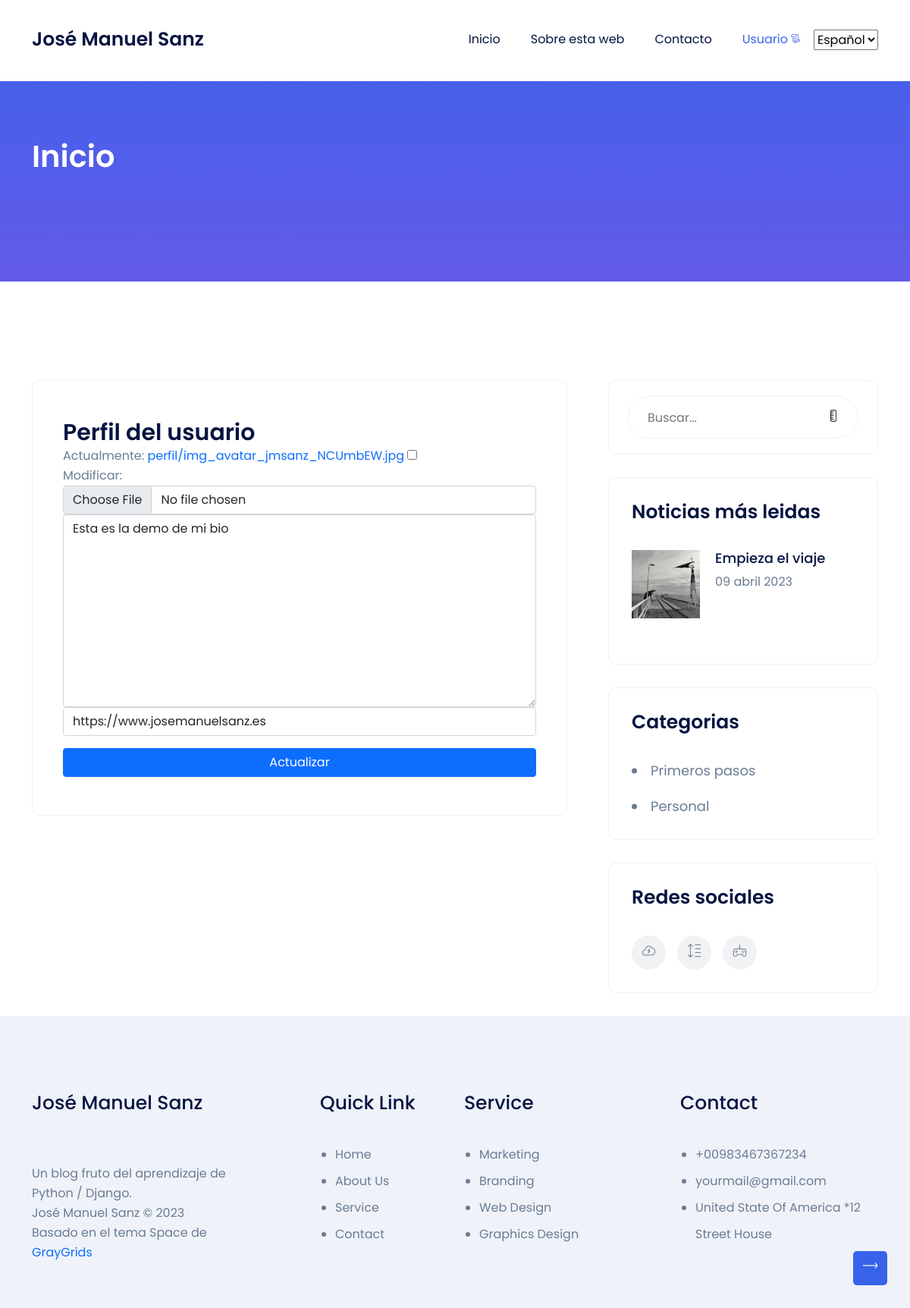
/usuarios/perfil/ (signed in), run on the app's committed database.
### core/models.py (models this page shows, shortened)
class Pagina(models.Model):
    titulo = models.CharField(max_length=250)
    subtitulo = models.CharField(max_length=250)
    id = models.AutoField(primary_key=True)
    slug = models.SlugField(unique=True, default=0)
    contenido = RichTextField()
    imagen = models.ImageField(upload_to='paginas')
    fecha_creacion = models.DateTimeField(auto_now_add=True) # Se añade la hora de forma automática cuando se crea el registro
    fecha_actualizacion = models.DateTimeField(auto_now=True) # Se añade la hora de forma automática al actualizarse el campo
    class Meta:
        verbose_name = "pagina"
        verbose_name_plural = "paginas"
        ordering = ["-fecha_creacion"] # Ordena por defecto de mas antiguo a mas nuevo, con (-NombreCampo), cambia a la inversa

### registration/models.py (models this page shows)
class Perfil(models.Model):
    user = models.OneToOneField(User, on_delete=models.CASCADE)
    avatar = models.ImageField(upload_to="perfil", null=True, blank=True) # Es un campo optativo
    bio = models.TextField(null=True, blank=True) # Es un campo optativo
    link = models.URLField(max_length=200, null=True, blank=True) # Es un campo optativo

### blog/models.py (models this page shows, shortened)
class Blog(models.Model):
    id = models.AutoField(primary_key=True)
    titulo = models.CharField(max_length=250)
    slug = models.SlugField(unique=True, default=0)
    subtitulo = models.CharField(max_length=250)
    contenido = RichTextField()
    imagen = models.ImageField(upload_to='blog')
    fecha_creacion = models.DateTimeField(auto_now_add=True) # Se añade la hora de forma automática cuando se crea el registro
    fecha_actualizacion = models.DateTimeField(auto_now=True) # Se añade la hora de forma automática al actualizarse el campo
    autor = models.ForeignKey(Autor, on_delete=models.CASCADE, related_name='blogs')
    num_visitas = models.PositiveIntegerField(default=0) # Nuevo campo para contabilizar el número de visitas
    categorias = models.ManyToManyField(Categoria, related_name=_('categorias'))
    class Meta:
        verbose_name = "noticia"
        verbose_name_plural = "noticias"
        ordering = ["-fecha_creacion"] # Ordena por defecto de mas antiguo a mas nuevo, con (-NombreCampo), cambia a la inversa

class Categoria(models.Model):
    nombre = models.CharField(max_length=100)
    slug = models.SlugField(unique=True, default=0)

### registration/views.py (the view)
# urls.py: path('perfil/', PerfilUpdate.as_view(), name="perfil"),
@method_decorator(login_required,name="dispatch")
class PerfilUpdate(UpdateView):
    model = Perfil
    fields = ["avatar","bio","link"]
    success_url = reverse_lazy('perfil')
    template_name = 'registration/perfil_usuario.html'
    def get_form(self, form_class=None):
        form = super(PerfilUpdate, self).get_form()
        form.fields['avatar'].widget.attrs.update({'class':'form-control', 'placeholder':'Avatar'})
        form.fields['bio'].widget.attrs.update({'class':'form-control', 'placeholder':'BIO'})
        form.fields['link'].widget.attrs.update({'class':'form-control', 'placeholder':'URL'})
        return form
    def get_object(self):
        perfil, create = Perfil.objects.get_or_create(user=self.request.user)
        return perfil

### blog/utils.py (called while the page is built)
def mas_leidas():
    return Blog.objects.all().order_by('-num_visitas')[:3]

def lista_categorias():
   return Categoria.objects.all()

### core/utils.py (called while the page is built)
def obtener_paginas():
    return Pagina.objects.all()

### core/views.py (called while the page is built)
def paginas_context(request):
    return {'paginas': obtener_paginas()}

def noticias_context(request):
    return {'mas_leidas': mas_leidas()}

def categorias_context(request):
    return {'categorias': lista_categorias()}

### registration/templates/registration/perfil_usuario.html (shortened to what this page needs)
{% extends 'core/base.html' %}
{% load i18n %}
{% block content %}
<section class="blog-section pt-130">
    <div class="container">
        <div class="row">
            <div class="col-xl-8 col-lg-7">
                <div class="left-side-wrapper mb-60">
                    <div class="single-blog blog-style-2 mb-60 wow fadeInUp">
                        <div class="comment-form-wrapper ms-0">
                            <h3>Perfil del usuario</h3>
                            <form action="" method="post" enctype="multipart/form-data">
                                {{form.as_p}}
                                    <input type="submit" class="btn btn-primary btn-block mt-3" value="Actualizar">
                                  </div>
                                </div>
                        </div>
                    </div>
{% endblock%}

### core/templates/core/base.html (shortened to what this page needs)
<!doctype html>
<html lang="es">
<head>
    {% load static %}
    {% load i18n %}
    <link rel="stylesheet" href="https://cdn.jsdelivr.net/npm/bootstrap@4.0.0/dist/css/bootstrap.min.css">
    <link rel="stylesheet" href="{% static 'core/assets/css/LineIcons.2.0.css' %}">
    <link rel="stylesheet" href="{% static 'core/assets/css/animate.css' %}">
    <link rel="stylesheet" href="{% static 'core/assets/css/tiny-slider.css' %}">
    <link rel="stylesheet" href="{% static 'core/assets/css/glightbox.min.css' %}">
    <link rel="stylesheet" href="{% static 'core/assets/css/bootstrap-5.0.0-beta1.min.css' %}">
    <link rel="stylesheet" href="{% static 'core/assets/css/main.css' %}">
</head>
<body>
    <header class="header navbar-area">
        <div class="container">
            <div class="row align-items-center">
                <div class="col-lg-12">
                    <nav class="navbar navbar-expand-lg">
                        <a class="navbar-brand" href="{% url 'home' %}">
                            <h4>José Manuel Sanz</h4>
                        </a>
                        <div class="navbar-collapse sub-menu-bar collapse" id="navbarSupportedContent" >
                        <ul id="nav" class="navbar-nav ms-auto">
                        <li class="nav-item">
                        <a href="{% url 'home' %}">{% trans "Inicio" %}</a>
                        </li>
                         {% for pagina in paginas %}
                         <li class="nav-item"><a href="/pagina/{{pagina.slug}}/">{{ pagina.titulo }}</a></li>
                         {% endfor %}
                        <li class="nav-item">
                        <a  href="{% url 'contacto' %}">{% trans "Contacto" %}</a>
                        </li>
                        <li class="nav-item">
                            <a class="page-scroll dd-menu active collapsed" href="javascript:void(0)" data-bs-toggle="collapse" data-bs-target="#submenu-1-1" aria-controls="navbarSupportedContent" aria-expanded="false" aria-label="Toggle navigation">Usuario</a>
                        </li>
                        </ul>
                        {% get_current_language as LANGUAGE_CODE %}
                        {% get_available_languages as LANGUAGES %}
                        <select id="language-selector" onchange="location.href=this.value;">
                            {% for lang_code, lang_name in LANGUAGES %}
                                <option value="{% url 'change_language' lang_code %}" {% if lang_code == LANGUAGE_CODE %}selected{% endif %}>{{ lang_name }}</option>
                            {% endfor %}
                        </select>
                        </div>
                        </nav>
                </div>
            </div>
        </div>
    </header>
    <section class="page-banner-section pt-75 pb-75 img-bg"
        style="background-image:url({% static 'core/assets/img/bg/common-bg.svg' %})">
        <div class="container">
            <div class="row">
                <div class="col-xl-12">
                    <div class="banner-content">
                        {% if noticia %}
                        <h2 class="titular_en_breadcrumb">{{ noticia.titulo }}</h2>
                        <h3 class="titular_en_breadcrumb">{{ noticia.subtitulo}}</h3>
                        <div class=meta-information>
                            <p class="meta-info titular_en_breadcrumb"><br>
                                {% trans "Autor" %}: Por {{noticia.autor}} | {{noticia.fecha_creacion|date:"d \ F \ Y" }}
                            </p>
                            <p class="titular_en_breadcrumb">{% trans "Categorias" %}:
                                <a href="javascript:void(0)">
                                {% for categoria in noticia.categorias.all %}
                                 <a class="titular_en_breadcrumb" href="/categoria/{{categoria.slug}}/">{{ categoria.nombre }}</a>{% if not forloop.last %}, {% endif %}
                                {% endfor %}
                                 </a>
                            </p>
                        </div>
                        {% elif pagina %}
                        <h2 class="titular_en_breadcrumb">{{ pagina.titulo }}</h2>
                        <h3 class="titular_en_breadcrumb">{{ pagina.subtitulo }}</h3>
                        {% elif categoria %}
                        <h3 class="titular_en_breadcrumb">{% trans "Noticias de la categoria:" %} {{ categoria.nombre}}</h3>
                        {% elif resultados %}
                        <h3 class="titular_en_breadcrumb">{% trans "Resultados de la busqueda" %}</h3>
                        {% elif contacto %}
                        <h3 class="titular_en_breadcrumb">{% trans "Formulario de contacto" %}</h3>
                        {% elif login %}
                        <h3 class="titular_en_breadcrumb">{% trans "Inicio de sesión" %}</h3>
                        {% else %}
                        <h2 class="titular_en_breadcrumb">{% trans "Inicio" %}</h2>
                        {% endif %}
                        <div class="page-breadcrumb">
                            <nav aria-label="breadcrumb">
                                <ol class="breadcrumb">
                                </ol>
                            </nav>
                        </div>
                    </div>
                </div>
            </div>
        </div>
    </section>
    {% block content %}
    {% endblock %}
    {% if not contacto %}
    <div class="col-xl-4 col-lg-5">
        <div class="sidebar-wrapper">
            <div class="sidebar-box search-form-box mb-30">
                <form action="{% url 'buscar_noticias' %}" method="POST" class="search-form">
                    <input type="text" name="cadena" placeholder='{% trans "Buscar..." %}'>
                    <button type="submit"><i class="lni lni-search-alt"></i></button>
                </form>
            </div>
            <div class="sidebar-box recent-blog-box mb-30">
                <h4>{% trans "Noticias más leidas" %}</h4>
                <div class="recent-blog-items">
                    {% for noticia in mas_leidas %}
                    <div class="recent-blog mb-30">
                        <div class="recent-blog-img">
                            <img src="{{noticia.imagen.url}}" alt="#">
                        </div>
                        <div class="recent-blog-content">
                            <h5><a href="/blog/{{noticia.slug}}">{{ noticia.titulo }}</a></h5>
                            <span class="date">{{ noticia.fecha_creacion | date:"d \ F \ Y" }}</span>
                        </div>
                    </div>
                    {% endfor %}
                </div>
            </div>
            <div class="sidebar-box catagories-box mb-30">
                <h4>{% trans "Categorias" %}</h4>
                <ul>
                    {% for categoria in categorias %}
                    <li>
                        <a href="/categoria/{{categoria.slug}}/">
                            <span>{{ categoria.nombre}}</span>
                        </a>
                    </li>
                    {% endfor %}
                </ul>
            </div>
            <div class="sidebar-box mb-30">
                <h4>{% trans "Redes sociales" %}</h4>
                <div class="footer-social-links">
                    <ul class="d-flex justify-content-start">
                        <li><a href="https://twitter.com/jmsanzprieto"><i class="lni lni-twitter-filled"></i></a></li>
                        <li><a href="https://www.linkedin.com/in/josemanuelsanzprieto/"><i class="lni lni-linkedin-original"></i></a></li>
                        <li><a href="https://github.com/jmsanzprieto/"><i class="lni lni-github-original"></i></a></li>
                    </ul>
                </div>
            </div>
            {% endif %}
        </div>
    </div>
    </div>
    </div>
    </section>
    <footer class="footer pt-100">
        <div class="container">
            <div class="row">
                <div class="col-xl-3 col-lg-4 col-md-6">
                    <div class="footer-widget mb-60 wow fadeInLeft">
                        <a href="{% url 'home' %}" class="logo mb-30"><h4>José Manuel Sanz</h4></a>
                    </div>
                </div>
                <div class="col-xl-2 offset-xl-1 col-lg-2 col-md-6">
                    <div class="footer-widget mb-60 wow fadeInUp">
                        <h4>Quick Link</h4>
                        <ul class="footer-links">
                            <li>
                                <a href="javascript:void(0)">Home</a>
                            </li>
                            <li>
                                <a href="javascript:void(0)">About Us</a>
                            </li>
                            <li>
                                <a href="javascript:void(0)">Service</a>
                            </li>
                            <li>
                                <a href="javascript:void(0)">Contact</a>
                            </li>
                        </ul>
                    </div>
                </div>
                <div class="col-xl-3 col-lg-3 col-md-6">
                    <div class="footer-widget mb-60 wow fadeInUp">
                        <h4>Service</h4>
                        <ul class="footer-links">
                            <li>
                                <a href="javascript:void(0)">Marketing</a>
                            </li>
                            <li>
                                <a href="javascript:void(0)">Branding</a>
                            </li>
                            <li>
                                <a href="javascript:void(0)">Web Design</a>
                            </li>
                            <li>
                                <a href="javascript:void(0)">Graphics Design</a>
                            </li>
                        </ul>
                    </div>
                </div>
                <div class="col-xl-3 col-lg-3 col-md-6">
                    <div class="footer-widget mb-60 wow fadeInRight" ".8s">
                        <h4>Contact</h4>
                        <ul class="footer-contact">
                            <li>
                                <p>+00983467367234</p>
                            </li>
                            <li>
                                <p>yourmail@gmail.com</p>
                            </li>
                            <li>
                                <p>United State Of America
                                    *12 Street House</p>
                            </li>
                        </ul>
                    </div>
                </div>
            </div>
        </div>
    </footer>
    <a href="#" class="scroll-top">
        <i class="lni lni-arrow-up"></i>
    </a>
</body>
</html>

### core/templates/core/base.html (style rules this page uses)
.titular_en_breadcrumb { color: white; }

### data on the page
Pagina: titulo "Sobre esta web"
Perfil: bio "Esta es la demo de mi bio", link "https://www.josemanuelsanz.es"
Blog: imagen (picture), titulo "Empieza el viaje", fecha_creacion "09 abril 2023"
Categoria: nombre "Primeros pasos"
Categoria: nombre "Personal"

### other printed values
form field value "Español"
